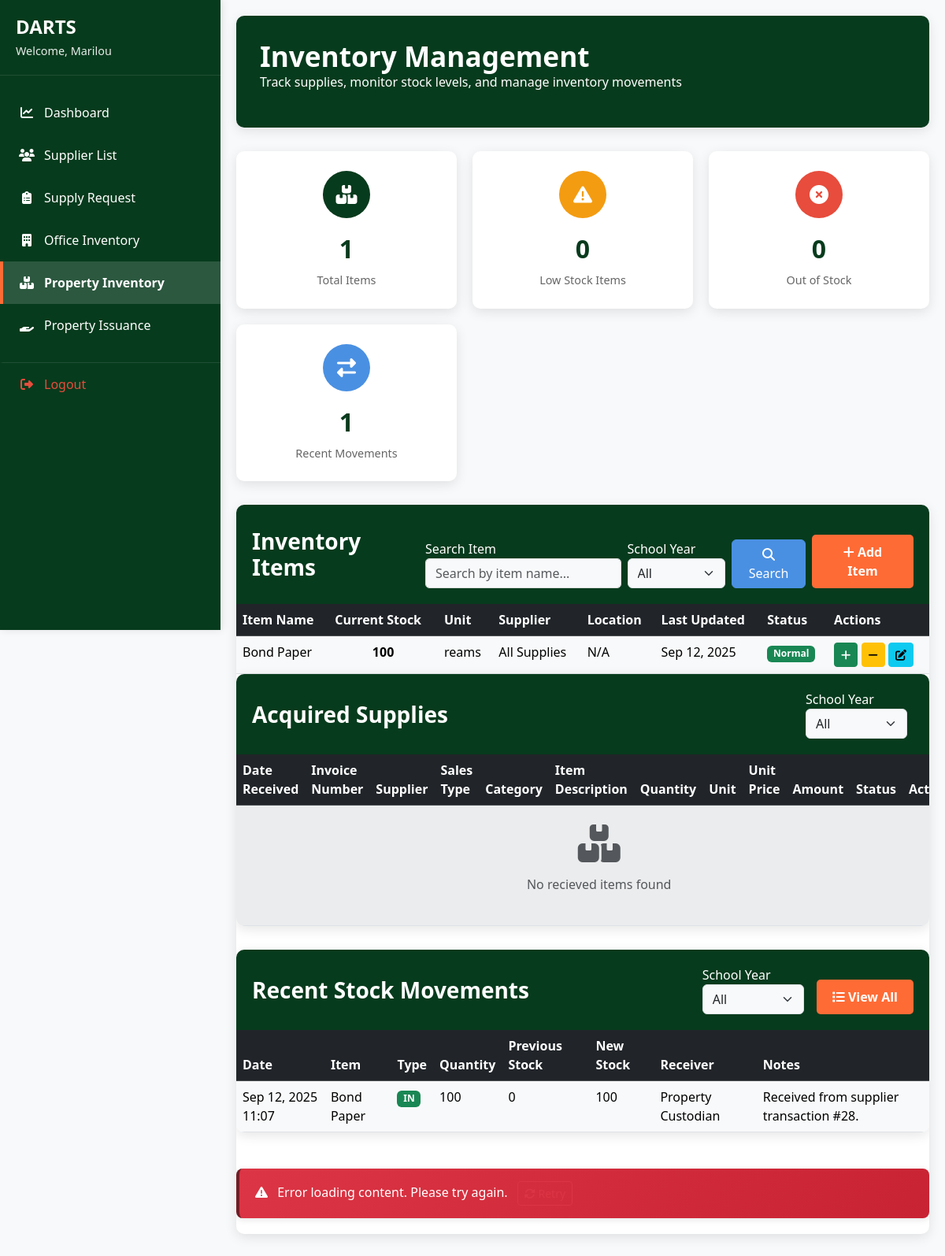
The app's page /pages/property_inventory.php (signed in) with its own data.
### tables this page shows
CREATE TABLE `property_inventory` (
  `inventory_id` int(11) NOT NULL,
  `item_name` varchar(255) NOT NULL,
  `category` varchar(100) NOT NULL,
  `description` varchar(255) DEFAULT NULL,
  `current_stock` int(11) NOT NULL DEFAULT 0,
  `quantity` int(11) DEFAULT NULL,
  `unit` varchar(50) NOT NULL,
  `unit_cost` decimal(10,2) NOT NULL DEFAULT 0.00,
  `reorder_level` int(11) NOT NULL DEFAULT 0,
  `supplier_id` int(11) DEFAULT NULL,
  `location` varchar(255) DEFAULT NULL,
  `receiver` varchar(255) DEFAULT NULL,
  `status` enum('Active','Inactive','Discontinued') DEFAULT NULL,
  `received_notes` varchar(255) DEFAULT NULL,
  `created_by` int(11) DEFAULT NULL,
  `date_created` datetime DEFAULT current_timestamp(),
  `last_updated_by` int(11) DEFAULT NULL,
  `date_updated` datetime DEFAULT current_timestamp() ON UPDATE current_timestamp()
);

CREATE TABLE `supplier` (
  `supplier_id` int(11) NOT NULL,
  `supplier_name` varchar(255) DEFAULT NULL,
  `contact_person` varchar(255) DEFAULT NULL,
  `contact_number` varchar(50) DEFAULT NULL,
  `email_address` varchar(255) DEFAULT NULL,
  `fax_number` varchar(50) DEFAULT NULL,
  `website` varchar(255) DEFAULT NULL,
  `address` text DEFAULT NULL,
  `city` varchar(100) DEFAULT NULL,
  `province` varchar(100) DEFAULT NULL,
  `zip_code` varchar(20) DEFAULT NULL,
  `country` varchar(100) DEFAULT NULL,
  `business_type` varchar(100) DEFAULT NULL,
  `category` varchar(255) DEFAULT NULL,
  `payment_terms` varchar(100) DEFAULT NULL,
  `tax_identification_number` varchar(100) DEFAULT NULL,
  `date_registered` varchar(255) DEFAULT NULL,
  `status` varchar(50) DEFAULT NULL,
  `created_by` int(11) DEFAULT NULL,
  `date_created` varchar(255) DEFAULT NULL,
  `last_updated_by` int(11) DEFAULT NULL,
  `date_updated` datetime DEFAULT NULL,
  `notes` varchar(255) DEFAULT NULL
);

CREATE TABLE `property_stock_logs` (
  `log_id` int(11) NOT NULL,
  `inventory_id` int(11) NOT NULL,
  `request_id` int(255) NOT NULL,
  `movement_type` enum('IN','OUT','ADJUSTMENT') NOT NULL,
  `requester_name` varchar(255) DEFAULT NULL,
  `quantity` int(11) NOT NULL,
  `previous_stock` int(11) NOT NULL,
  `new_stock` int(11) NOT NULL,
  `notes` text DEFAULT NULL,
  `created_by` int(11) DEFAULT NULL,
  `date_created` datetime DEFAULT current_timestamp(),
  `receiver` varchar(255) DEFAULT NULL
);

### pages/property_inventory.php (the view, shortened to what the rows shown need)
<?php
include '../includes/db.php';
if (isset($_GET['ajax']) && $_GET['ajax'] == 1) {
    $isAjax = true;
} else {
    include '../includes/header.php';
    $isAjax = false;
}
$inv_where_conditions = [];
$logs_where_conditions = [];
$inv_where_conditions[] = "i.receiver = 'Property Custodian'";
$logs_where_conditions[] = "sl.receiver = 'Property Custodian'";
$inv_where = !empty($inv_where_conditions) ? ' WHERE ' . implode(' AND ', $inv_where_conditions) : '';
$logs_where = !empty($logs_where_conditions) ? ' WHERE ' . implode(' AND ', $logs_where_conditions) : '';
$stock_logs_sql = "SELECT sl.*, pi.item_name, s.supplier_name
                   FROM property_stock_logs sl
                   LEFT JOIN property_inventory pi ON sl.inventory_id = pi.inventory_id
                   LEFT JOIN supplier s ON pi.supplier_id = s.supplier_id
                   $logs_where
                   ORDER BY sl.date_created DESC LIMIT 50";
$stock_logs_result = $conn->query($stock_logs_sql);
?>
<?php if (!$isAjax): ?>
    <div class="main-content">
        <div class="content-header">
            <h1>Inventory Management</h1>
        </div>
        <div class="table-container">
            <?php
            $records_per_page = 10;
            $page = isset($_GET['page']) ? (int)$_GET['page'] : 1;
            $offset = ($page - 1) * $records_per_page;
            $sql = "SELECT i.*, s.supplier_name
        FROM property_inventory i
        LEFT JOIN supplier s ON i.supplier_id = s.supplier_id
        $inv_where
        ORDER BY i.date_created DESC
        LIMIT $records_per_page OFFSET $offset";
            $result = $conn->query($sql);
            ?>
            <div class="table-responsive">
                <div id="inventoryTable">
                    <table class="table table-hover mb-0">
                        <thead class="table-dark">
                            <tr>
                                <th>Item Name</th>
                                <th>Current Stock</th>
                                <th>Unit</th>
                                <th>Supplier</th>
                                <th>Location</th>
                                <th>Last Updated</th>
                                <th>Status</th>
                                <th>Actions</th>
                            </tr>
                        </thead>
                        <tbody>
                            <?php if ($result && $result->num_rows > 0): ?>
                                <?php while ($row = $result->fetch_assoc()): ?>
                                    <?php
                                    $stock_level = 'normal';
                                    ?>
                                    <tr>
                                        <td><?= htmlspecialchars($row['item_name']) ?></td>
                                        <td class="text-center"><strong><?= $row['current_stock'] ?></strong></td>
                                        <td><?= $row['unit'] ?></td>
                                        <td><?= htmlspecialchars($row['supplier_name']) ?></td>
                                        <td><?= htmlspecialchars($row['location'] ?? 'N/A') ?></td>
                                        <td><?= date('M d, Y', strtotime($row['date_updated'])) ?></td>
                                        <td>
                                            <span class="badge bg-<?= $stock_level == 'out' ? 'danger' : ($stock_level == 'critical' ? 'warning' : 'success') ?>">
                                                <?= ucfirst($stock_level) ?>
                                            </span>
                                        </td>
                                        <td>
                                            <button class="btn btn-sm btn-success" title="Stock In" onclick="stockIn(<?= $row['inventory_id'] ?>)">
                                                <i class="fas fa-plus"></i>
                                            </button>
                                            <button class="btn btn-sm btn-warning" title="Stock Out" onclick="stockOut(<?= $row['inventory_id'] ?>)">
                                                <i class="fas fa-minus"></i>
                                            </button>
                                            <button class="btn btn-sm btn-info" title="Edit"
                                                onclick="openEditInventoryModal(
                                                <?= (int)$row['inventory_id'] ?>,
                                                <?= json_encode($row['item_name']) ?>,
                                                <?= json_encode($row['category']) ?>,
                                                <?= json_encode($row['unit']) ?>,
                                                <?= (int)$row['current_stock'] ?>,
                                                <?= (int)$row['reorder_level'] ?>,
                                                <?= json_encode($row['location'] ?? '') ?>,
                                                <?= (int)$row['supplier_id'] ?>,
                                                <?= (float)$row['unit_cost'] ?>
                                            )">
                                                <i class="fas fa-edit"></i>
                                            </button>
                                        </td>
                                    </tr>
                                <?php endwhile; ?>
                            <?php endif; ?>
                        </tbody>
                    </table>
                </div>
                <div class="table-container">
                    <div class="table-responsive">
                        <table class="table table-hover mb-0 table-striped">
                            <thead class="table-dark">
                                <tr>
                                    <th>Date Received</th>
                                    <th>Invoice Number</th>
                                    <th>Supplier</th>
                                    <th>Sales Type</th>
                                    <th>Category</th>
                                    <th>Item Description</th>
                                    <th>Quantity</th>
                                    <th>Unit</th>
                                    <th>Unit Price</th>
                                    <th>Amount</th>
                                    <th>Status</th>
                                    <th>Actions</th>
                                </tr>
                            </thead>
                        </table>
                    </div>
                </div>
                <div class="table-container">
                    <div class="table-responsive">
                        <table class="table table-hover mb-0">
                            <thead class="table-dark">
                                <tr>
                                    <th>Date</th>
                                    <th>Item</th>
                                    <th>Type</th>
                                    <th>Quantity</th>
                                    <th>Previous Stock</th>
                                    <th>New Stock</th>
                                    <th>Receiver</th>
                                    <th>Notes</th>
                                </tr>
                            </thead>
                            <tbody>
                                <?php if ($stock_logs_result && $stock_logs_result->num_rows > 0): ?>
                                    <?php while ($log = $stock_logs_result->fetch_assoc()): ?>
                                        <tr>
                                            <td><?= date('M d, Y H:i', strtotime($log['date_created'])) ?></td>
                                            <td><?= htmlspecialchars($log['item_name']) ?></td>
                                            <td>
                                                <span class="badge bg-<?= $log['movement_type'] == 'IN' ? 'success' : 'warning' ?>">
                                                    <?= $log['movement_type'] ?>
                                                </span>
                                            </td>
                                            <td><?= $log['quantity'] ?></td>
                                            <td><?= $log['previous_stock'] ?></td>
                                            <td><?= $log['new_stock'] ?></td>
                                            <td><?= htmlspecialchars($log['receiver'] ?? 'N/A') ?></td>
                                            <td><?= htmlspecialchars($log['notes']) ?></td>
                                        </tr>
                                    <?php endwhile; ?>
                                <?php endif; ?>
                            </tbody>
                        </table>
                    </div>
                </div>
            </div>
        <?php endif; ?>
        <?php
        if (!$isAjax) {
            include '../includes/footer.php';
        }
        ?>

### records on screen
property_inventory: item_name "Bond Paper", current_stock "100", unit "reams", supplier.supplier_name "All Supplies", location "N/A", date_updated "Sep 12, 2025", stock_level "Normal"
property_stock_logs: date_created "Sep 12, 2025 11:07", inventory.item_name "Bond Paper", movement_type "IN", quantity "100", previous_stock "0", new_stock "100", receiver "Property Custodian", notes "Received from supplier transaction #28."

### other values on screen
$_SESSION['user']['first_name'] "Marilou"
$total_items "1"
$low_stock_count "0"
$out_of_stock_count "0"
$stock_logs_result->num_rows "1"
